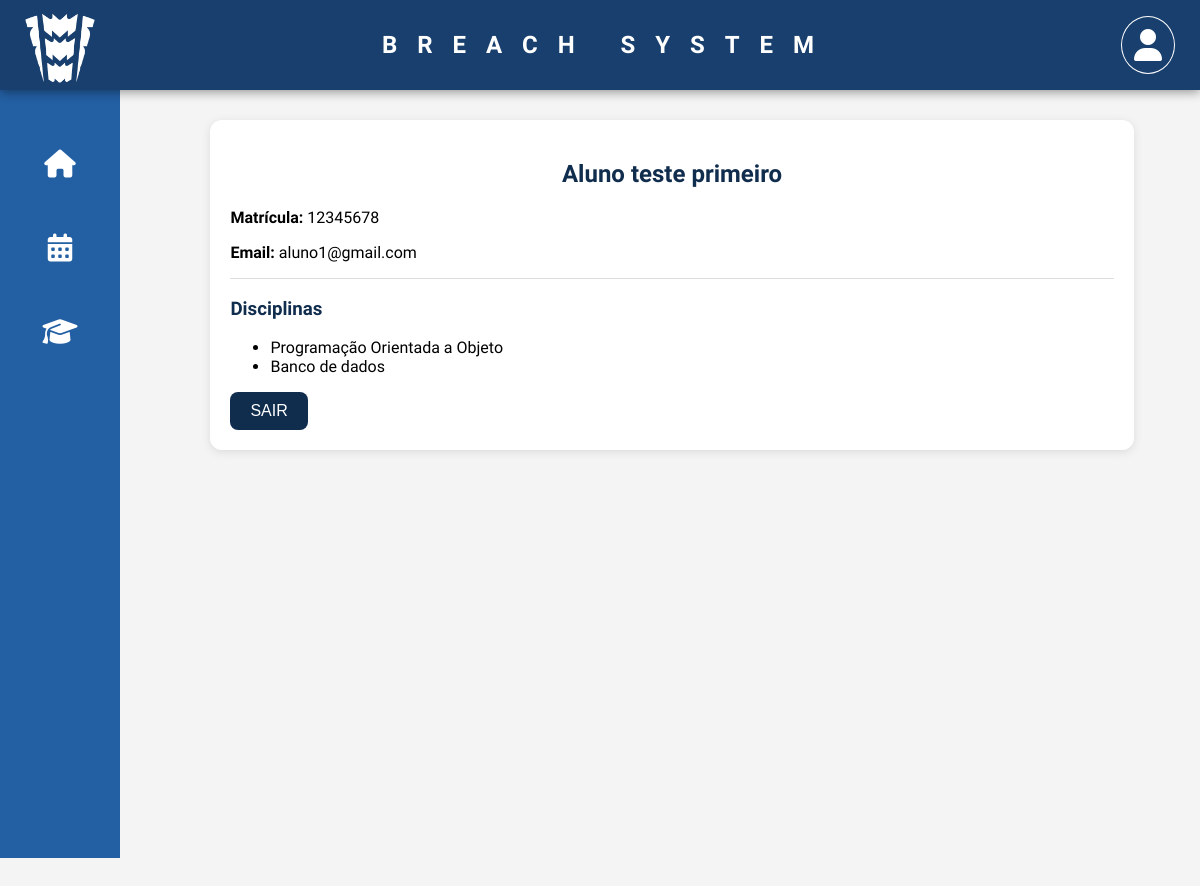
The app's page /dashboard/professor_perfil_view (signed in) with its own data.
### alunos/models.py (models this page shows, shortened)
class Aluno(models.Model):
    disciplinas = models.ManyToManyField(Disciplina, related_name='alunos', blank=True)
    user = models.OneToOneField(User, on_delete=models.CASCADE)
    matricula = models.CharField(
    max_length=20,
    unique=True,
    error_messages={
        'unique': "Matrícula já cadastrada. Use uma diferente."
    }
)

class Disciplina(models.Model):
    nome = models.CharField(max_length=100)

### alunos/views.py (the view, shortened to what this page needs)
# urls.py: path('dashboard/professor_perfil_view', views.professor_perfil_view, name='professor_perfil_view'),
@login_required
def professor_perfil_view(request):
    user = request.user
    contexto = {}
    if hasattr(user, 'aluno'):
        aluno = user.aluno
        disciplinas = aluno.disciplinas.all()
        avaliacoes = Avaliacao.objects.filter(aluno=aluno)
        hoje = timezone.now().date()
        presencas_hoje = Presenca.objects.filter(aluno=aluno, data=hoje)
        feedbacks = Feedback.objects.filter(aluno=aluno, visivel_para_aluno=True)
        contexto.update({
            'tipo': 'aluno',
            'aluno': aluno,
            'disciplinas': disciplinas,
            'avaliacoes': avaliacoes,
            'presencas_hoje': presencas_hoje,
            'feedbacks': feedbacks
        })
    return render(request, 'alunos/professor_perfil_view.html', contexto)

### alunos/templates/alunos/professor_perfil_view.html (shortened to what this page needs)
{% extends 'base_professor.html' %}
{% block content %}
<div class="perfil-container">
    {% if tipo == 'aluno' %}
        <div class="card">
            <h2>Aluno {{ aluno.user.get_full_name }}</h2>
            <p><strong>Matrícula:</strong> {{ aluno.matricula }}</p>
            <p><strong>Email:</strong> {{ aluno.user.email }}</p>
            <hr>
            <h3>Disciplinas</h3>
            <ul>
                {% for d in disciplinas %}<li>{{ d.nome }}</li>{% empty %}<li>Nenhuma disciplina cadastrada.</li>{% endfor %}
            </ul>
            <a href="{% url 'logout'%}">
                <button>
                    SAIR
                </button>
            </a>
        </div>
    {% endif %}
</div>
{% endblock %}

### alunos/static/css/style.css (style rules this page uses)
h1, h2 { color: #2c3e50; margin-bottom: 20px; text-align: center; }
button { background-color: #3498db; color: white; padding: 10px 20px; border: none; border-radius: 4px; cursor: pointer; font-size: 16px; transition: background-color 0.3s; }
a { color: #3498db; text-decoration: none; }

### alunos/templates/alunos/professor_perfil_view.html (style rules this page uses)
.perfil-container { display: flex; justify-content: center; margin-top: 30px; }
.card { width: 80%; background-color: #fff; padding: 20px; border-radius: 12px; box-shadow: 0 2px 10px rgba(0,0,0,0.1); }
.card h2, .card h3 { color: #112D4E; }
.card hr { margin: 15px 0; border: 0; border-top: 1px solid #ddd; }
button { background-color: #112D4E; border-radius: 8px; font-weight: 400; }

### records on screen
Aluno: user.get_full_name "teste primeiro", matricula "12345678", user.email "aluno1@gmail.com"
Disciplina: nome "Programação Orientada a Objeto"
Disciplina: nome "Banco de dados"
